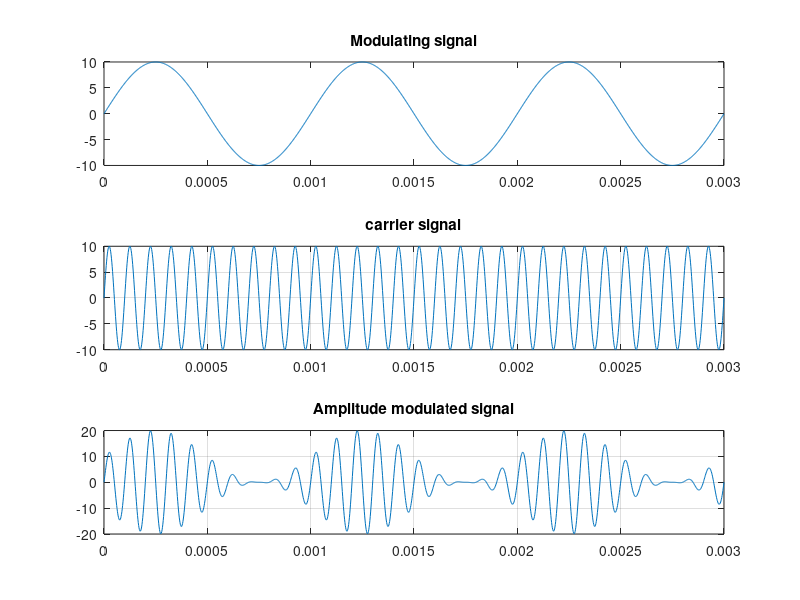

The MATLAB script that drew this image:
clc;
close all;
clear all;
%modulating signal
m=1;
Emmax=10;   %amp of modulating signal
fm=1000;  %freq of modulating signal
Ta=1/fm;
t=0:Ta/555:3*Ta;
Emt=Emmax*sin(2*pi*fm*t);
figure(1)
subplot(3,1,1);
plot(t,Emt)
title('Modulating signal')

%carrier signal
Ecmax=Emmax/m;
fc=fm*10;
Tc=1/fc;
Ect=Ecmax*sin(2*pi*fc*t);
subplot(3,1,2)
plot(t,Ect)
grid on;
title ('carrier signal');

%AM modulation
Eamt=(Ecmax+Emmax*sin(2*pi*fm*t)).*sin(2*pi*fc*t);
subplot(3,1,3)
plot(t,Eamt)
title('Amplitude modulated signal')
grid on;


